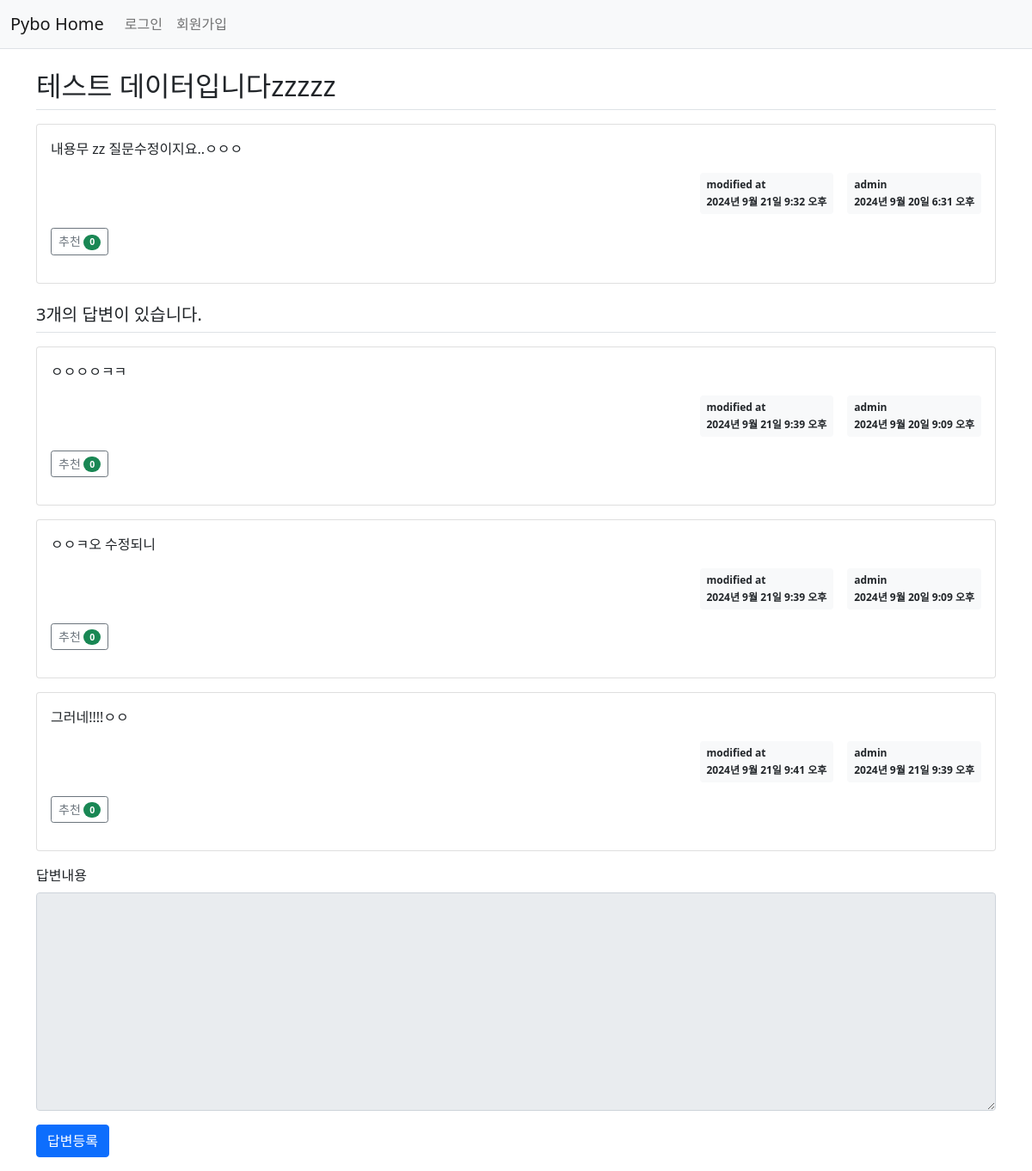
Page /pybo/308/ on the committed database.
### pybo/models.py (models this page shows, shortened)
class Question(models.Model):
    author = models.ForeignKey(User, on_delete=models.CASCADE, related_name='author_question')
    subject = models.CharField(max_length=200)
    content = models.TextField()
    create_date = models.DateTimeField()
    modify_date = models.DateTimeField(null=True, blank=True)
    voter = models.ManyToManyField(User, related_name='voter_question')  # 추천인 추가

class Answer(models.Model):
    author = models.ForeignKey(User, on_delete=models.CASCADE, related_name='author_answer')
    question = models.ForeignKey(Question, on_delete=models.CASCADE)
    content = models.TextField()
    create_date = models.DateTimeField()
    modify_date = models.DateTimeField(null=True, blank=True)
    voter = models.ManyToManyField(User, related_name='voter_answer')

### pybo/views/base_views.py (the view)
# urls.py: path('<int:question_id>/', base_views.detail, name='detail'),
def detail(request, question_id):
    question = get_object_or_404(Question, pk=question_id)
    context = {'question': question}
    return render(request, 'pybo/question_detail.html', context)

### pybo/templatetags/pybo_filter.py (called while the page is built)
@register.filter
def mark(value):
    extensions = ["nl2br", "fenced_code"]
    return mark_safe(markdown.markdown(value, extensions=extensions))

### templates/pybo/question_detail.html (shortened to what this page needs)
{% extends 'base.html' %}
{% load pybo_filter %}
{% block content %}
<div class="container my-3">
    <h2 class="border-bottom py-2">{{ question.subject }}</h2>
    <div class="card my-3">
        <div class="card-body">
            <div class="card-text">{{ question.content|mark }}</div>
            <div class="d-flex justify-content-end">
                {% if question.modify_date %}
                <div class="badge bg-light text-dark p-2 text-start mx-3">
                    <div class="mb-2">modified at</div>
                    <div>{{ question.modify_date }}</div>
                </div>
                {% endif %}
                <div class="badge bg-light text-dark p-2 text-start">
                    <div class="mb-2">{{ question.author.username }}</div>
                    <div>{{ question.create_date }}</div>
                </div>
            </div>
            <div class="my-3">
                <a href="javascript:void(0)" data-uri="{% url 'pybo:question_vote' question.id  %}"
                    class="recommend btn btn-sm btn-outline-secondary"> 추천
                    <span class="badge rounded-pill bg-success">{{question.voter.count}}</span>
                </a>
            </div>
        </div>
    </div>
    <h5 class="border-bottom my-3 py-2">{{question.answer_set.count}}개의 답변이 있습니다.</h5>
    {% for answer in question.answer_set.all %}
    <div class="card my-3">
        <div class="card-body">
            <div class="card-text">{{ answer.content|mark }}</div>
            <div class="d-flex justify-content-end">
                {% if answer.modify_date %}
                <div class="badge bg-light text-dark p-2 text-start mx-3">
                    <div class="mb-2">modified at</div>
                    <div>{{ answer.modify_date }}</div>
                </div>
                {% endif %}
                <div class="badge bg-light text-dark p-2 text-start">
                    <div class="mb-2">{{ answer.author.username }}</div>
                    <div>{{ answer.create_date }}</div>
                </div>
            </div>
            <div class="my-3">
                <a href="javascript:void(0)" data-uri="{% url 'pybo:answer_vote' answer.id  %}"
                   class="recommend btn btn-sm btn-outline-secondary"> 추천
                    <span class="badge rounded-pill bg-success">{{answer.voter.count}}</span>
                </a>
            </div>
        </div>
    </div>
    {% endfor %}
    <form action="{% url 'pybo:answer_create' question.id %}" method="post" class="my-3">
        <div class="mb-3">
            <label for="content" class="form-label">답변내용</label>
            <textarea {% if not user.is_authenticated %}disabled{% endif %}
                      name="content" id="content" class="form-control" rows="10"></textarea>
        </div>
        <input type="submit" value="답변등록" class="btn btn-primary">
    </form>
</div>
{% endblock %}

### rows in the picture
Question: subject "테스트 데이터입니다zzzzz", content|mark "내용무 zz 질문수정이지요..ㅇㅇㅇ", modify_date "2024년 9월 21일 9:32 오후", author.username "admin", create_date "2024년 9월 20일 6:31 오후", voter.count "0", answer_set.count "3"
Answer: content|mark "ㅇㅇㅇㅇㅋㅋ", modify_date "2024년 9월 21일 9:39 오후", author.username "admin", create_date "2024년 9월 20일 9:09 오후", voter.count "0"
Answer: content|mark "ㅇㅇㅋ오 수정되니", modify_date "2024년 9월 21일 9:39 오후", author.username "admin", create_date "2024년 9월 20일 9:09 오후", voter.count "0"
Answer: content|mark "그러네!!!!ㅇㅇ", modify_date "2024년 9월 21일 9:41 오후", author.username "admin", create_date "2024년 9월 21일 9:39 오후", voter.count "0"
